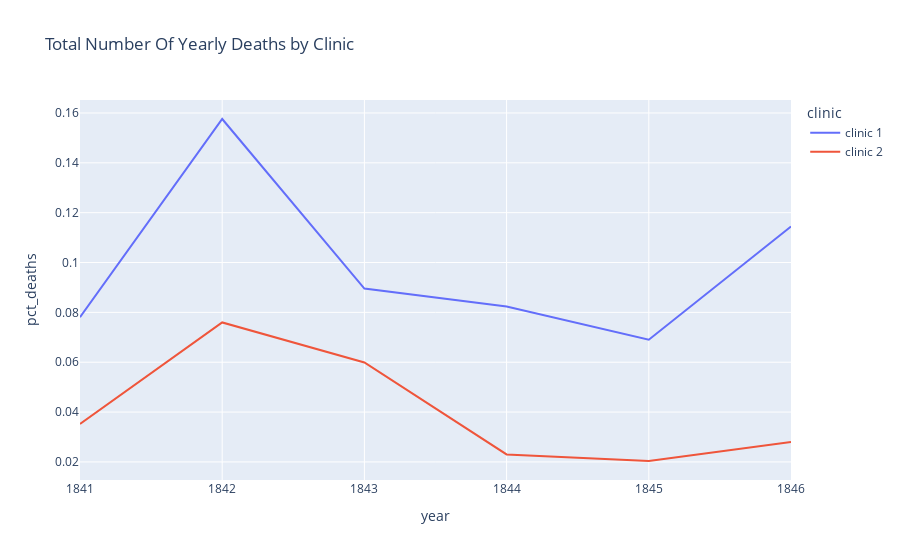

Notebook code for this chart:
### Markdown cell above
### Plotting the Proportion of Yearly Deaths by Clinic

### Code cell
line = px.line(df_yearly, x='year', y='pct_deaths', title='Total Number Of Yearly Deaths by Clinic', color='clinic')
line.show()

### Figure 1 — Plotly figure (JSON) as saved in the notebook; plotly's stock layout.template omitted (floating-point values rounded to 4 significant figures)
{"data": [{"hovertemplate": "clinic=clinic 1<br>year=%{x}<br>pct_deaths=%{y}<extra></extra>", "legendgroup": "clinic 1", "line": {"color": "#636efa", "dash": "solid"}, "marker": {"symbol": "circle"}, "mode": "lines", "name": "clinic 1", "orientation": "v", "showlegend": true, "type": "scatter", "x": [1841, 1842, 1843, 1844, 1845, 1846], "xaxis": "x", "y": [0.07806, 0.1576, 0.08954, 0.08236, 0.06901, 0.1145], "yaxis": "y"}, {"hovertemplate": "clinic=clinic 2<br>year=%{x}<br>pct_deaths=%{y}<extra></extra>", "legendgroup": "clinic 2", "line": {"color": "#EF553B", "dash": "solid"}, "marker": {"symbol": "circle"}, "mode": "lines", "name": "clinic 2", "orientation": "v", "showlegend": true, "type": "scatter", "x": [1841, 1842, 1843, 1844, 1845, 1846], "xaxis": "x", "y": [0.03522, 0.07597, 0.05988, 0.023, 0.02036, 0.02797], "yaxis": "y"}], "layout": {"legend": {"title": {"text": "clinic"}, "tracegroupgap": 0}, "title": {"text": "Total Number Of Yearly Deaths by Clinic"}, "xaxis": {"anchor": "y", "domain": [0, 1], "title": {"text": "year"}}, "yaxis": {"anchor": "x", "domain": [0, 1], "title": {"text": "pct_deaths"}}}}
